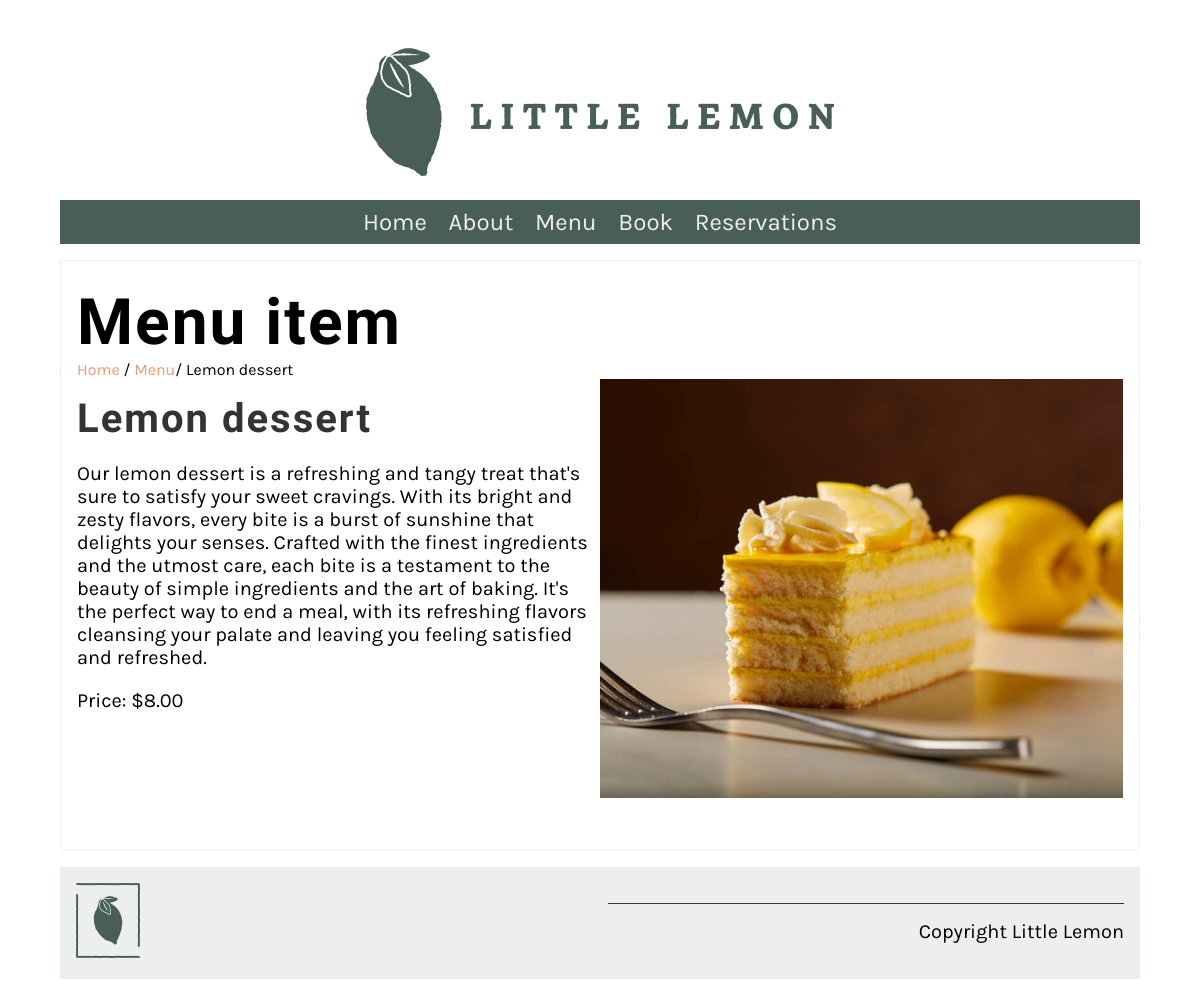
Screenshot of /booking/menu_item/16/ with the database file from the repository.
### booking_app/models.py (models this page shows)
class Menu(models.Model):
    item_name = models.CharField(max_length=200)
    category = models.CharField(max_length=200)
    description = models.TextField(max_length=1000, default='description will be added soon')
    price = models.IntegerField()

### booking_app/views.py (the view)
# urls.py: path('menu_item/<int:pk>/', views.display_menu_item, name="menu_item"),
def display_menu_item(request, pk=None):
    if pk:
        menu_item = Menu.objects.get(pk=pk)
    else:
        menu_item = ""
    context = {'menu_item': menu_item}
    return render(request, 'menu_item.html', context)

### booking_app/templates/menu_item.html
{% extends 'base.html' %}
{% load static %}
{% block content %}
<section>
   <article>
      <h1>Menu item</h1>
      <span>
         <a href="{% url 'home' %}">Home</a> /
         <a href="{% url 'menu' %}">Menu</a>/
         {{menu_item.item_name}}
      </span>
      <div class="row">
         <div class="column">
            <h2>
                {{ menu_item.item_name }}
            </h2>
            <p>
                {{ menu_item.description }}
            </p>
            <p>
                Price: ${{ menu_item.price }}.00
            </p>
         </div>
         <div class="column">
            <img src="{% static 'img/menu_items/' %}{{menu_item.item_name}}.jpg" alt="{{ menu_item.item_name }}" />
        </div>
      </div>
   </article>
</section>
{% endblock %}

### booking_app/static/css/style.css (style rules this page uses)
body { font-family: 'Karla', sans-serif; margin-top: 3rem; margin-bottom: 3rem; margin-left: 5%; margin-right: 5%; }
h1, h2, h3, h4, h5, h6 { font-family: 'Markazi Text', serif; letter-spacing: 2px;; }
h1 { font-size: 4rem; margin-top: 1.5rem; margin-bottom: 0; }
h2 { font-size: 2.5rem; color: #333333; margin:1rem 0; }
p, ul { font-size: 1.25rem;; }
a { color: #EE9972; text-decoration: none; }
section { display: flex; gap: 2rem 1rem; margin-top: 1rem; margin-bottom: 1rem; flex-direction: row; }
article { flex:1; }
article img { max-width: 100%; }
main article { border: 1px solid #EDEFEE; padding-left: 1rem; padding-right: 1rem; }
.row { display: flex; flex-direction: row; width: 100%; padding-bottom: 1rem; }
.column { flex-basis: 50%; margin-bottom: 1rem; padding-bottom: 1rem; }

### rows the page displays
Menu: item_name "Lemon dessert", description "Our lemon dessert is a refreshing and tangy treat that's sure to satisfy your sweet cravings. With its bright and zesty flavors, every bite is a burst of sunshine that delights your senses. Crafted with the finest ingredients and the utmost care, each bite is a testament to the beauty of simple ingredients and the art of baking. It's the perfect way to end a meal, with its refreshing flavors cleansing your palate and leaving you feeling satisfied and refreshed.", price "8", item_name (picture)
